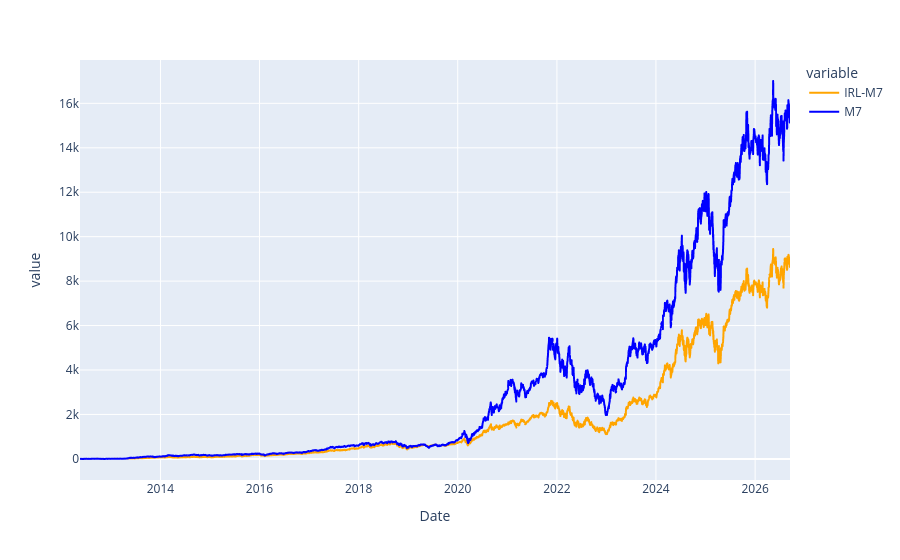

Notebook source saved alongside this figure:
### Code cell
#compare IRL-M7 vs avg-M7
fig3 = px.line(normalized, x=normalized.index, y=["IRL-M7", "M7"])

fig3.update_traces(selector=dict(name="IRL-M7"), line=dict(color="orange", width=2))
fig3.update_traces(selector=dict(name="M7"), line=dict(color="blue", width=2))

fig3.show()

### Figure 1 — Plotly figure (JSON) as saved in the notebook; plotly's stock layout.template omitted (floating-point values rounded to 4 significant figures; data arrays with more than 128 entries replaced by an {"elided": "..."} marker saying what was removed)
{"data": [{"hovertemplate": "variable=IRL-M7<br>Date=%{x}<br>value=%{y}<extra></extra>", "legendgroup": "IRL-M7", "line": {"color": "orange", "dash": "solid", "width": 2}, "marker": {"symbol": "circle"}, "mode": "lines", "name": "IRL-M7", "showlegend": true, "type": "scattergl", "x": {"elided": "3601 str values"}, "xaxis": "x", "y": {"elided": "3601 float values"}, "yaxis": "y"}, {"hovertemplate": "variable=M7<br>Date=%{x}<br>value=%{y}<extra></extra>", "legendgroup": "M7", "line": {"color": "blue", "dash": "solid", "width": 2}, "marker": {"symbol": "circle"}, "mode": "lines", "name": "M7", "showlegend": true, "type": "scattergl", "x": {"elided": "3601 str values"}, "xaxis": "x", "y": {"elided": "3601 float values"}, "yaxis": "y"}], "layout": {"legend": {"title": {"text": "variable"}, "tracegroupgap": 0}, "margin": {"t": 60}, "xaxis": {"anchor": "y", "domain": [0, 1], "title": {"text": "Date"}}, "yaxis": {"anchor": "x", "domain": [0, 1], "title": {"text": "value"}}}}
